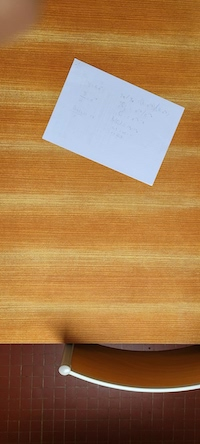
#> input picture I1.jpg, 200 x 444 px
$ python mosaiquage.py
#> lines starting #> are read from the running program, lines starting #| are printed output that depends on the picture
import cv2  # Importation de la bibliothèque OpenCV pour le traitement d'image
import numpy as np  # Importation de NumPy pour la manipulation de tableaux
from PIL import Image  # Importation de PIL pour l'affichage et la sauvegarde des images

def Mosaique_Image(image1_path, image2_path, output_path):
    """
    Aligne et fusionne deux images en utilisant des techniques de traitement d'image
    telles que la détection de points clés et l'homographie.

    :param image1_path: Chemin vers la première image
    :param image2_path: Chemin vers la deuxième image
    :param output_path: Chemin pour sauvegarder l'image fusionnée
    """
#> called with image1_path = 'I1.jpg', image2_path = 'I2.jpg', output_path = 'merged_mosaic.jpg'

    # Lire les images à partir des chemins fournis
    image1 = cv2.imread(image1_path)
#> image1 is the input picture: shape (444, 200, 3); mean B, G, R 73.6, 118.3, 162.1
    image2 = cv2.imread(image2_path)
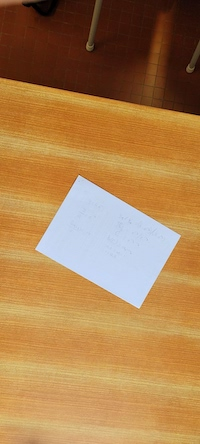
#> input picture I2.jpg, 200 x 444 px
#> image2 is the input picture: shape (444, 200, 3); mean B, G, R 78.8, 127.7, 171.5

    # Convertir les images en niveaux de gris pour faciliter la détection des caractéristiques
    gray1 = cv2.cvtColor(image1, cv2.COLOR_BGR2GRAY)
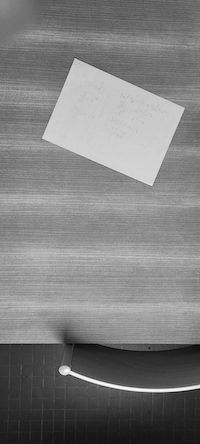
#> gray1: shape (444, 200); min 5, max 249, mean 126.3
    gray2 = cv2.cvtColor(image2, cv2.COLOR_BGR2GRAY)
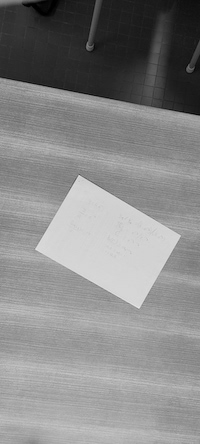
#> gray2: shape (444, 200); min 0, max 232, mean 135.3

    # Détection des points clés et des descripteurs avec l'algorithme ORB
    # ORB est rapide et efficace pour des applications en temps réel
    orb = cv2.ORB_create()
    keypoints1, descriptors1 = orb.detectAndCompute(gray1, None)
#> keypoints1 = 130 keypoints; strongest (x, y, size): (60, 370, 53.6), (66, 369, 44.6), (62, 373, 37.2), (71, 370, 31)
    keypoints2, descriptors2 = orb.detectAndCompute(gray2, None)
#> keypoints2 = 84 keypoints; strongest (x, y, size): (79, 176, 31), (79, 177, 44.6), (86, 47, 31), (76, 177, 31)

    # Correspondance des descripteurs à l'aide du matcher de BruteForce
    # NORM_HAMMING est utilisé pour les descripteurs binaires d'ORB
    bf = cv2.BFMatcher(cv2.NORM_HAMMING, crossCheck=True)
    matches = bf.match(descriptors1, descriptors2)
#> matches = 41 matches
    # Trier les correspondances par distance croissante (meilleures premières)
    matches = sorted(matches, key=lambda x: x.distance)

    # Extraire les points des correspondances en utilisant les index des correspondances
    src_pts = np.float32([keypoints1[m.queryIdx].pt for m in matches]).reshape(-1, 1, 2)
#> src_pts = 41 rows, first 8: [151, 184], [75, 59], [81, 60], [43, 137], [75.6, 58.8], [72, 62], [47, 141], [67, 74]
    dst_pts = np.float32([keypoints2[m.trainIdx].pt for m in matches]).reshape(-1, 1, 2)
#> dst_pts = 41 rows, first 8: [138, 307], [79, 176], [84, 177], [36, 248], [79.2, 176.4], [75, 179], [40, 253], [69, 189]

    # Calculer la matrice d'homographie pour aligner l'image1 avec l'image2
    # RANSAC est utilisé pour estimer la matrice en éliminant les correspondances aberrantes
    matrix, _ = cv2.findHomography(src_pts, dst_pts, cv2.RANSAC, 5.0)
#> matrix = [[0.999, -0.145, 12.25], [0.138, 0.932, 110], [0.000116, -0.000172, 1]]

    # Obtenir les dimensions des deux images (hauteur et largeur)
    h1, w1 = image1.shape[:2]
#> h1 = 444; w1 = 200
    h2, w2 = image2.shape[:2]
#> h2 = 444; w2 = 200

    # Déterminer les coins des images après transformation
    # Cela permet de savoir où l'image transformée sera placée dans l'espace de l'image fusionnée
    corners1 = np.float32([[0, 0], [0, h1], [w1, h1], [w1, 0]]).reshape(-1, 1, 2)
#> corners1 = [[0, 0], [0, 444], [200, 444], [200, 0]]
    transformed_corners1 = cv2.perspectiveTransform(corners1, matrix)
#> transformed_corners1 = [[12.25, 110], [-56.24, 566.9], [156.2, 582.4], [207.3, 134.6]]

    # Déterminer les coins de l'image 2 pour le redimensionnement de l'image fusionnée
    corners2 = np.float32([[0, 0], [0, h2], [w2, h2], [w2, 0]]).reshape(-1, 1, 2)
#> corners2 = [[0, 0], [0, 444], [200, 444], [200, 0]]
    all_corners = np.concatenate((transformed_corners1, corners2), axis=0)
#> all_corners = [[12.25, 110], [-56.24, 566.9], [156.2, 582.4], [207.3, 134.6], [0, 0], [0, 444], [200, 444], [200, 0]]

    # Trouver les points extrêmes (min et max) des coins transformés
    # Ceci définit la taille de l'image fusionnée
    [x_min, y_min] = np.int32(all_corners.min(axis=0).ravel() - 0.5)
#> x_min = -56; y_min = 0
    [x_max, y_max] = np.int32(all_corners.max(axis=0).ravel() + 0.5)
#> x_max = 207; y_max = 582

    # Calculer la distance de translation nécessaire pour ajuster l'image dans le cadre
    translation_dist = [-x_min, -y_min]
#> translation_dist = [56, 0]
    translation_matrix = np.array([[1, 0, translation_dist[0]], [0, 1, translation_dist[1]], [0, 0, 1]])
#> translation_matrix = [[1, 0, 56], [0, 1, 0], [0, 0, 1]]

    # Appliquer la transformation d'homographie à l'image 1
    # La matrice de translation est combinée avec la matrice d'homographie
    output_size = (x_max - x_min, y_max - y_min)
#> output_size = (263, 582)
    aligned_image1 = cv2.warpPerspective(image1, translation_matrix @ matrix, output_size)
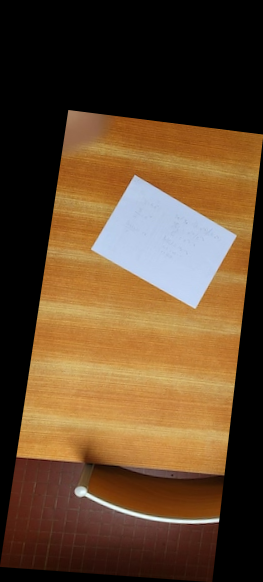
#> aligned_image1: shape (582, 263, 3); mean B, G, R 44.1, 71.1, 97.9

    # Créer une image vide de la même taille que l'image alignée pour y placer image2
    aligned_image2 = np.zeros_like(aligned_image1)
    # Positionner image2 dans l'image vide, en tenant compte de la translation
    aligned_image2[translation_dist[1]:translation_dist[1] + h2, translation_dist[0]:translation_dist[0] + w2] = image2
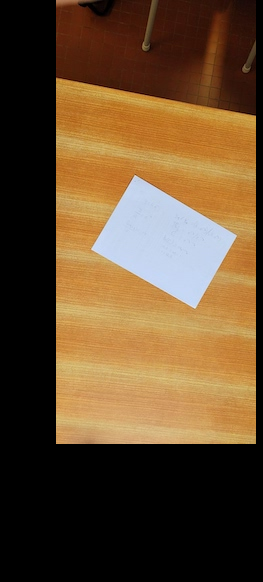
#> aligned_image2: shape (582, 263, 3); mean B, G, R 45.7, 74.1, 99.5

    # Fusionner les deux images en utilisant np.maximum
    # Cela permet de garder le pixel ayant la valeur maximale à chaque position
    fused_image = np.maximum(aligned_image1, aligned_image2)
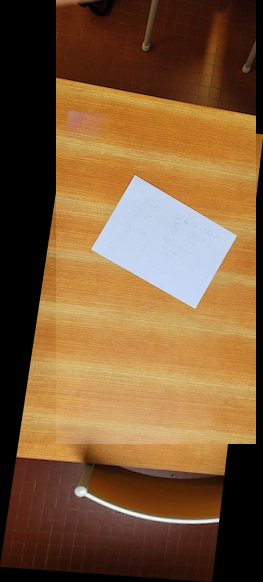
#> fused_image: shape (582, 263, 3); mean B, G, R 54.8, 89.6, 124.2

    # Sauvegarder l'image fusionnée
    cv2.imwrite(output_path, fused_image)
    # Ouvrir et afficher l'image
    fused_pil_image = Image.open(output_path)
    fused_pil_image.show()


Mosaique_Image("I1.jpg", "I2.jpg", "merged_mosaic.jpg")
